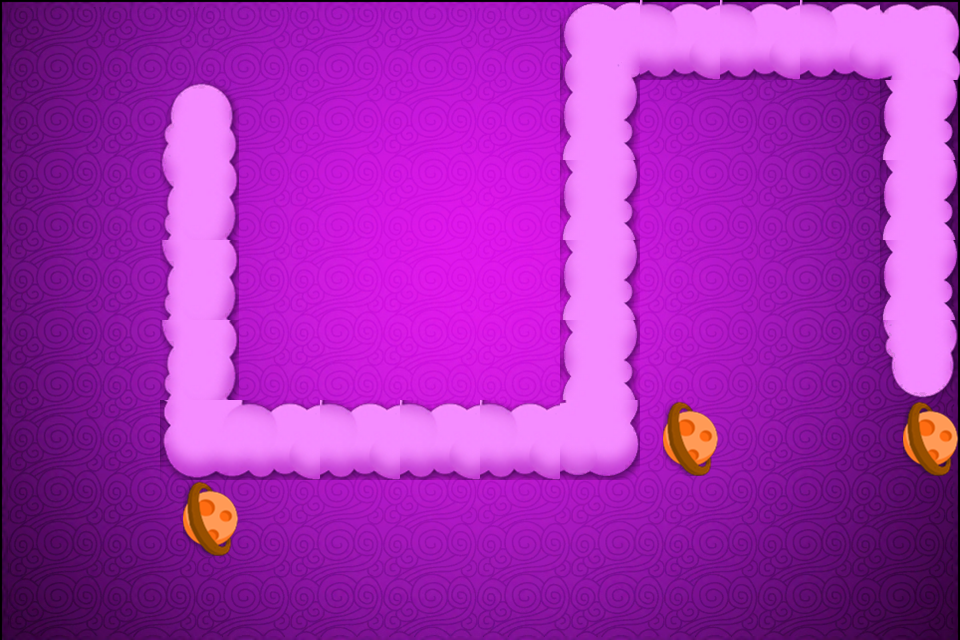

Tiled map render using the project's own tile images. Description and the whole map definition, tile-layer contents included, below:
An orthogonal 12x8 tile map with 80x80 px tiles, 2 tile layers (Bg, path), 3 tilesets and 6 objects.

<map version="1.0" orientation="orthogonal" renderorder="right-down" width="12" height="8" tilewidth="80" tileheight="80" nextobjectid="13">
 <tileset firstgid="1" name="Bg4" tilewidth="80" tileheight="80" tilecount="96" columns="12">
  <image source="Bg4.png" width="960" height="640" />
 </tileset>
 <tileset firstgid="97" name="sucai2" tilewidth="80" tileheight="80" tilecount="30" columns="6">
  <image source="sucai2.png" width="480" height="400" />
 </tileset>
 <tileset firstgid="127" name="ui_obstacle" tilewidth="80" tileheight="80" tilecount="6" columns="3">
  <image source="ui/ui_obstacle.png" width="246" height="239" />
  <tile id="5">
   <properties>
    <property name="age" type="int" value="10000000" />
    <property name="colli" type="bool" value="true" />
    <property name="name" value="这是星球" />
    <property name="remove" type="bool" value="true" />
   </properties>
  </tile>
 </tileset>
 <layer name="Bg" width="12" height="8">
  <data encoding="csv">
1,2,3,4,5,6,7,8,9,10,11,12,
13,14,15,16,17,18,19,20,21,22,23,24,
25,26,27,28,29,30,31,32,33,34,35,36,
37,38,39,40,41,42,43,44,45,46,47,48,
49,50,51,52,53,54,55,56,57,58,59,60,
61,62,63,64,65,66,67,68,69,70,71,72,
73,74,75,76,77,78,79,80,81,82,83,84,
85,86,87,88,89,90,91,92,93,94,95,96
</data>
 </layer>
 <layer name="path" width="12" height="8">
  <data encoding="csv">
0,0,0,0,0,0,0,108,116,116,116,107,
0,0,97,0,0,0,0,114,0,0,0,114,
0,0,103,0,0,0,0,114,0,0,0,114,
0,0,103,0,0,0,0,114,0,0,0,114,
0,0,103,0,0,0,0,114,0,0,0,98,
0,0,115,116,116,116,116,113,132,0,0,132,
0,0,132,0,0,0,0,0,0,0,0,0,
0,0,0,0,0,0,0,0,0,0,0,0
</data>
 </layer>
 <objectgroup name="pos">
  <object id="7" x="204" y="124" />
  <object id="8" x="190" y="424" />
  <object id="9" x="592" y="442" />
  <object id="10" x="592" y="16" />
  <object id="11" x="944" y="52" />
  <object id="12" x="914" y="366" width="2" height="2" />
 </objectgroup>
</map>
